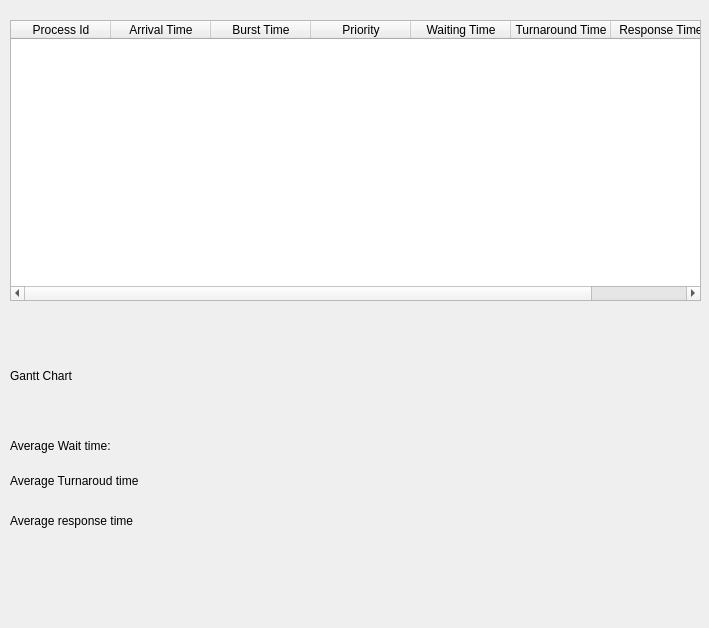
<?xml version="1.0" encoding="UTF-8"?>
<ui version="4.0">
 <class>Information</class>
 <widget class="QWidget" name="Information">
  <property name="geometry">
   <rect>
    <x>0</x>
    <y>0</y>
    <width>709</width>
    <height>628</height>
   </rect>
  </property>
  <property name="sizePolicy">
   <sizepolicy hsizetype="Expanding" vsizetype="Expanding">
    <horstretch>0</horstretch>
    <verstretch>0</verstretch>
   </sizepolicy>
  </property>
  <property name="windowTitle">
   <string>Form</string>
  </property>
  <property name="styleSheet">
   <string notr="true"/>
  </property>
  <widget class="QTableWidget" name="tableWidget">
   <property name="geometry">
    <rect>
     <x>10</x>
     <y>20</y>
     <width>691</width>
     <height>281</height>
    </rect>
   </property>
   <column>
    <property name="text">
     <string>Process Id</string>
    </property>
   </column>
   <column>
    <property name="text">
     <string>Arrival Time</string>
    </property>
   </column>
   <column>
    <property name="text">
     <string>Burst Time</string>
    </property>
   </column>
   <column>
    <property name="text">
     <string>Priority</string>
    </property>
   </column>
   <column>
    <property name="text">
     <string>Waiting Time</string>
    </property>
   </column>
   <column>
    <property name="text">
     <string>Turnaround Time</string>
    </property>
   </column>
   <column>
    <property name="text">
     <string>Response Time</string>
    </property>
   </column>
  </widget>
  <widget class="QLabel" name="gantt">
   <property name="geometry">
    <rect>
     <x>10</x>
     <y>350</y>
     <width>71</width>
     <height>51</height>
    </rect>
   </property>
   <property name="text">
    <string>Gantt Chart</string>
   </property>
  </widget>
  <widget class="QLabel" name="gantt_2">
   <property name="geometry">
    <rect>
     <x>10</x>
     <y>430</y>
     <width>111</width>
     <height>31</height>
    </rect>
   </property>
   <property name="text">
    <string>Average Wait time:</string>
   </property>
  </widget>
  <widget class="QLabel" name="gantt_3">
   <property name="geometry">
    <rect>
     <x>10</x>
     <y>470</y>
     <width>141</width>
     <height>21</height>
    </rect>
   </property>
   <property name="text">
    <string>Average Turnaroud time</string>
   </property>
  </widget>
  <widget class="QLabel" name="label">
   <property name="geometry">
    <rect>
     <x>10</x>
     <y>510</y>
     <width>141</width>
     <height>21</height>
    </rect>
   </property>
   <property name="text">
    <string>Average response time</string>
   </property>
  </widget>
  <widget class="QLabel" name="avg_reponse_time">
   <property name="geometry">
    <rect>
     <x>160</x>
     <y>510</y>
     <width>141</width>
     <height>21</height>
    </rect>
   </property>
   <property name="text">
    <string/>
   </property>
  </widget>
  <widget class="QLabel" name="avg_turnaroudn_time">
   <property name="geometry">
    <rect>
     <x>170</x>
     <y>470</y>
     <width>141</width>
     <height>21</height>
    </rect>
   </property>
   <property name="text">
    <string/>
   </property>
  </widget>
  <widget class="QLabel" name="average_wait_time">
   <property name="geometry">
    <rect>
     <x>150</x>
     <y>440</y>
     <width>141</width>
     <height>21</height>
    </rect>
   </property>
   <property name="text">
    <string/>
   </property>
  </widget>
 </widget>
 <resources/>
 <connections/>
</ui>
